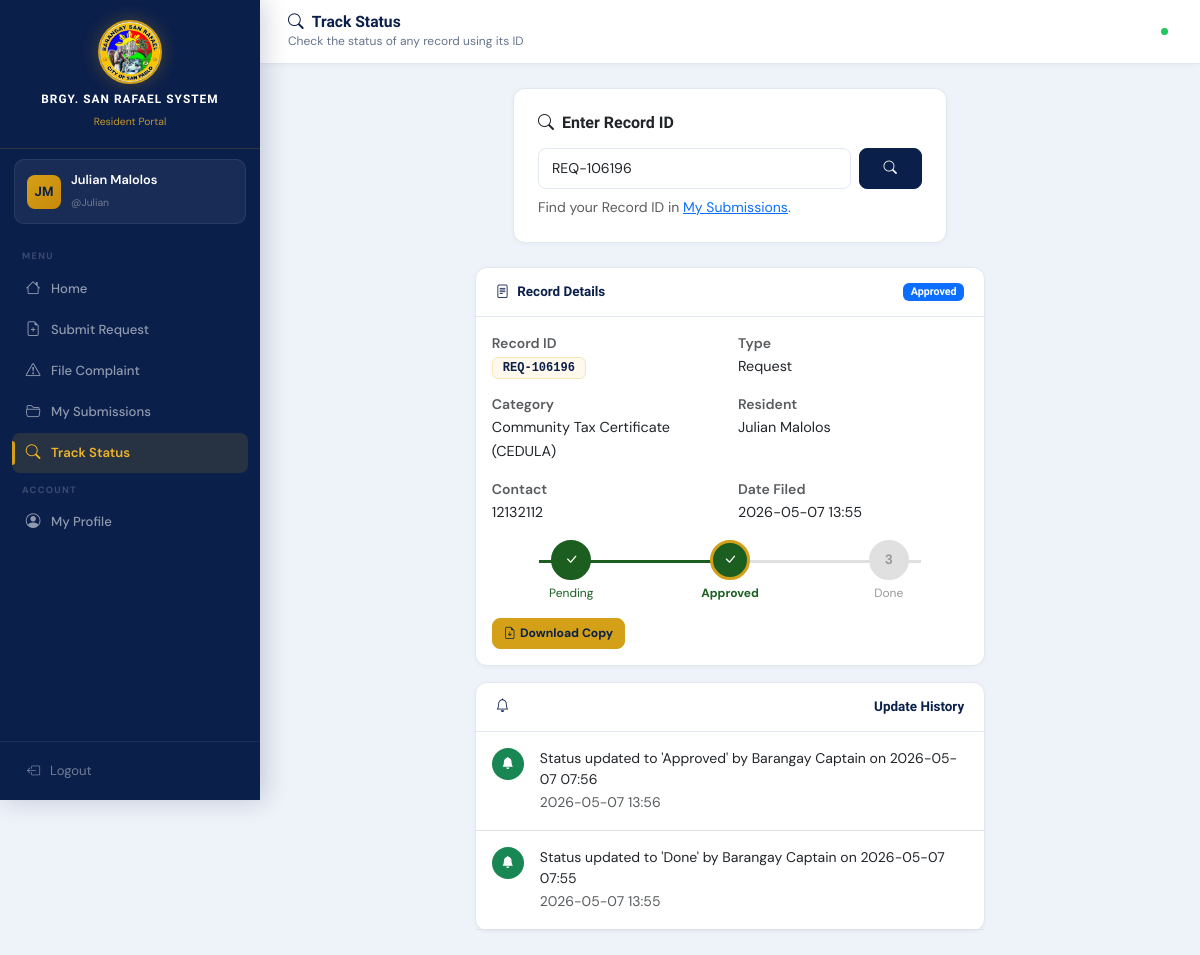
The page /resident/track_status.php?id=REQ-106196 (signed in) on the database its author committed.
### tables this page shows
CREATE TABLE `resident_accounts` (
  `id` int(11) NOT NULL AUTO_INCREMENT,
  `username` varchar(50) NOT NULL,
  `password` varchar(100) NOT NULL,
  `full_name` varchar(100) NOT NULL,
  `address` varchar(200) NOT NULL,
  `contact` varchar(20) NOT NULL,
  `resident_id` varchar(10) DEFAULT NULL,
  `created_at` datetime DEFAULT current_timestamp(),
  PRIMARY KEY (`id`),
  UNIQUE KEY `username` (`username`),
  UNIQUE KEY `resident_id` (`resident_id`),
  CONSTRAINT `resident_accounts_ibfk_1` FOREIGN KEY (`resident_id`) REFERENCES `residents` (`resident_id`)
);

CREATE TABLE `records` (
  `record_id` varchar(20) NOT NULL,
  `record_type` enum('request','complaint') NOT NULL,
  `resident_id` varchar(10) NOT NULL,
  `category` varchar(100) NOT NULL,
  `details` text DEFAULT NULL,
  `status` enum('Pending','Approved','Done') DEFAULT 'Pending',
  `date_submitted` datetime DEFAULT current_timestamp(),
  `is_deleted` tinyint(1) DEFAULT 0,
  `deleted_at` datetime DEFAULT NULL,
  `deleted_by` varchar(100) DEFAULT NULL,
  `delete_reason` varchar(255) DEFAULT NULL,
  PRIMARY KEY (`record_id`),
  KEY `resident_id` (`resident_id`),
  CONSTRAINT `records_ibfk_1` FOREIGN KEY (`resident_id`) REFERENCES `residents` (`resident_id`)
);

CREATE TABLE `notifications` (
  `id` int(11) NOT NULL AUTO_INCREMENT,
  `record_id` varchar(20) NOT NULL,
  `message` text NOT NULL,
  `notif_date` datetime DEFAULT current_timestamp(),
  PRIMARY KEY (`id`),
  KEY `record_id` (`record_id`),
  CONSTRAINT `notifications_ibfk_1` FOREIGN KEY (`record_id`) REFERENCES `records` (`record_id`)
);

### resident/track_status.php (the view, shortened to what this page needs)
<?php
require_once __DIR__.'/../includes/config.php';
$record=null; $notifs=[]; $error=''; $searched=false;
if ($_SERVER['REQUEST_METHOD']==='POST'||isset($_GET['id'])) {
    $rid=strtoupper(trim($_POST['record_id']??$_GET['id']??'')); $searched=true;
    if (!$rid) { $error='Please enter a Record ID.'; }
    else {
        $record=db_fetch_one('SELECT r.*,res.name,res.address,res.contact FROM records r JOIN residents res ON r.resident_id=res.resident_id WHERE r.record_id=?',[$rid]);
        if (!$record) $error="No record found for ID: <strong>".e($rid)."</strong>";
        else $notifs=db_fetch_all('SELECT * FROM notifications WHERE record_id=? ORDER BY notif_date DESC',[$rid]);
    }
}
include __DIR__.'/../includes/header.php';
include __DIR__.'/../includes/resident_sidebar.php';
?>
<div class="main-content">
  <div class="topbar">
    <div><h5><i class="bi bi-search me-2"></i>Track Status</h5><small>Check the status of any record using its ID</small></div>
    <span class="rt-dot" title="Live tracking"></span>
  </div>
  <div class="p-4">
    <div class="row justify-content-center mb-4">
      <div class="col-lg-6">
        <div class="card"><div class="card-body p-4">
          <h6 class="fw-bold mb-3"><i class="bi bi-search me-2"></i>Enter Record ID</h6>
          <form method="post" novalidate>
            <div class="d-flex gap-2">
              <input type="text" name="record_id" class="form-control <?= ($searched&&$error)?'is-invalid':'' ?>"
                     placeholder="e.g. REQ-ABC123 or CMP-XYZ789"
                     value="<?= e($_POST['record_id']??$_GET['id']??'') ?>" required>
              <button type="submit" class="btn btn-primary px-4"><i class="bi bi-search"></i></button>
            </div>
          </form>
          <small class="text-muted mt-2 d-block">Find your Record ID in <a href="/BarangayProject/resident/my_submissions.php">My Submissions</a>.</small>
        </div></div>
      </div>
    </div>
    <?php if($record):
      $status=$record['status']; $steps=['Pending','Approved','Done']; $cur=array_search($status,$steps);
    ?>
    <div class="row justify-content-center">
      <div class="col-lg-7">
        <div class="card mb-3">
          <div class="card-header d-flex justify-content-between align-items-center">
            <span><i class="bi bi-file-text me-2"></i>Record Details</span>
            <?= status_badge($status) ?>
          </div>
          <div class="card-body">
            <div class="row g-3 mb-3">
              <?php foreach([['Record ID','<span class="record-id-chip">'.e($record['record_id']).'</span>'],['Type',ucfirst($record['record_type'])],['Category',e($record['category'])],['Resident',e($record['name'])],['Contact',e($record['contact'])],['Date Filed',substr($record['date_submitted'],0,16)]] as [$k,$v]): ?>
              <div class="col-md-6"><small class="text-muted fw-semibold d-block"><?= $k ?></small><span style="font-size:.9rem;"><?= $v ?></span></div>
              <?php endforeach; ?>
            </div>
            <?php if($status!=='Rejected'): ?>
            <div class="d-flex align-items-center justify-content-between my-3 position-relative">
              <div class="position-absolute" style="height:3px;background:#1B5E20;left:10%;width:<?= $cur===0?'0':($cur===1?'40%':'80%') ?>;top:20px;z-index:1;transition:width .5s;"></div>
              <?php foreach($steps as $i=>$step): $done=$i<=$cur; $active=$i===$cur; ?>
              <div class="text-center" style="z-index:2;flex:1;">
                <div class="rounded-circle mx-auto d-flex align-items-center justify-content-center fw-bold" style="width:40px;height:40px;background:<?= $done?'#1B5E20':'#E0E0E0' ?>;color:<?= $done?'#fff':'#999' ?>;border:3px solid <?= $active?'#D4A017':($done?'#1B5E20':'#E0E0E0') ?>;font-size:.85rem;">
                  <?= $done?'<i class="bi bi-check-lg"></i>':($i+1) ?>
                </div>
                <small class="d-block mt-1 fw-<?= $active?'bold':'normal' ?>" style="color:<?= $done?'#1B5E20':'#999' ?>;font-size:.75rem;"><?= $step ?></small>
              </div>
              <?php endforeach; ?>
            </div>
            <?php else: ?>
            <div class="alert alert-danger mt-3"><i class="bi bi-x-circle me-1"></i>This record has been <strong>Rejected</strong>. Please contact the barangay office.</div>
            <?php endif; ?>
            <div class="mt-3">
              <a href="/BarangayProject/resident/view_copy.php?id=<?= urlencode($record['record_id']) ?>" target="_blank" class="btn btn-gold btn-sm"><i class="bi bi-file-earmark-arrow-down me-1"></i>Download Copy</a>
            </div>
          </div>
        </div>
        <?php if(!empty($notifs)): ?>
        <div class="card">
          <div class="card-header"><i class="bi bi-bell me-2"></i>Update History</div>
          <div class="card-body p-0">
            <?php foreach($notifs as $n): ?>
            <div class="d-flex gap-3 p-3 border-bottom">
              <div class="rounded-circle bg-success d-flex align-items-center justify-content-center flex-shrink-0" style="width:32px;height:32px;"><i class="bi bi-bell-fill text-white" style="font-size:.75rem;"></i></div>
              <div><div style="font-size:.875rem;"><?= e($n['message']) ?></div><small class="text-muted"><?= substr($n['notif_date'],0,16) ?></small></div>
            </div>
            <?php endforeach; ?>
          </div>
        </div>
        <?php endif; ?>
      </div>
    </div>
    <?php endif; ?>
  </div>
</div>
<?php include __DIR__.'/../includes/footer.php'; ?>

### includes/resident_sidebar.php (shortened to what this page needs)
<?php
$racc=current_resident();
$current=basename($_SERVER['PHP_SELF']);
function res_nav(string $file,string $icon,string $label,string $cur):string{
    $a=$cur===$file?'active':'';
    return "<a href='/BarangayProject/resident/{$file}' class='nav-link {$a}'><i class='bi bi-{$icon}'></i><span>{$label}</span></a>";
}
$init=implode('',array_map(fn($w)=>strtoupper($w[0]),array_slice(explode(' ',$racc['full_name']??'R'),0,2)));
?>
<div class="sidebar" id="residentSidebar">
  <div class="sidebar-brand">
    <img src="/BarangayProject/Logo.jpg" alt="Logo" class="brand-logo">
    <h6><?= APP_NAME ?></h6><small>Resident Portal</small>
  </div>
  <div class="sidebar-user">
    <div class="avatar"><?= e($init) ?></div>
    <div class="user-info"><span><?= e($racc['full_name']??'') ?></span><small>@<?= e($racc['username']??'') ?></small></div>
  </div>
  <nav class="sidebar-nav">
    <div class="nav-section">Menu</div>
    <?= res_nav('home.php','house','Home',$current) ?>
    <?= res_nav('submit_request.php','file-earmark-plus','Submit Request',$current) ?>
    <?= res_nav('file_complaint.php','exclamation-triangle','File Complaint',$current) ?>
    <?= res_nav('my_submissions.php','folder2-open','My Submissions',$current) ?>
    <?= res_nav('track_status.php','search','Track Status',$current) ?>
    <div class="nav-section">Account</div>
    <?= res_nav('profile.php','person-circle','My Profile',$current) ?>
  </nav>
  <div class="sidebar-footer">
    <button type="button" class="btn-logout" onclick="showLogoutModal('residentLogoutModal')">
      <i class="bi bi-box-arrow-left"></i> Logout
    </button>
  </div>
</div>

### includes/config.php (shortened to what this page needs)
<?php
function db(): mysqli {
    static $c=null;
    if (!$c) {
        $c=new mysqli(DB_HOST,DB_USER,DB_PASS,DB_NAME);
        $c->set_charset('utf8mb4');
    }
    return $c;
}
function db_fetch_all(string $sql,array $p=[]): array {
    $s=db()->prepare($sql);
    if ($p) $s->bind_param(str_repeat('s',count($p)),...$p);
    $s->execute(); $r=$s->get_result(); $rows=[];
    while ($row=$r->fetch_assoc()) $rows[]=$row;
    return $rows;
}
function db_fetch_one(string $sql,array $p=[]): ?array { $r=db_fetch_all($sql,$p); return $r[0]??null; }
function is_resident(): bool { return session_name()==='BRGY_RESIDENT' && isset($_SESSION['resident_account_id']); }
function current_resident(): ?array { if (!is_resident()) return null; return db_fetch_one('SELECT * FROM resident_accounts WHERE id=?',[$_SESSION['resident_account_id']]); }
function e(string $s): string { return htmlspecialchars($s,ENT_QUOTES,'UTF-8'); }
function status_badge(string $s): string {
    $m=['Pending'=>'warning','Approved'=>'primary','Done'=>'success','Rejected'=>'danger'];
    return "<span class='badge bg-".($m[$s]??'secondary')."'>".e($s)."</span>";
}

### rows shown on the page
resident_accounts: full_name "JM", full_name "Julian Malolos", username "Julian"
records: status "Approved"
notifications: message "Status updated to 'Approved' by Barangay Captain on 2026-05-07 07:56", notif_date "2026-05-07 13:56"
notifications: message "Status updated to 'Done' by Barangay Captain on 2026-05-07 07:55", notif_date "2026-05-07 13:55"

### other values the page prints
APP_NAME "BRGY. SAN RAFAEL SYSTEM"
$label "Home Submit Request File Complaint My Submissions Track Status My Profile"
$k "Record ID"
$v "REQ-106196"
$k "Type"
$v "Request"
$k "Category"
$v "Community Tax Certificate (CEDULA)"
$k "Resident"
$v "Julian Malolos"
$k "Contact"
$v "12132112"
$k "Date Filed"
$v "2026-05-07 13:55"
$step "Pending"
